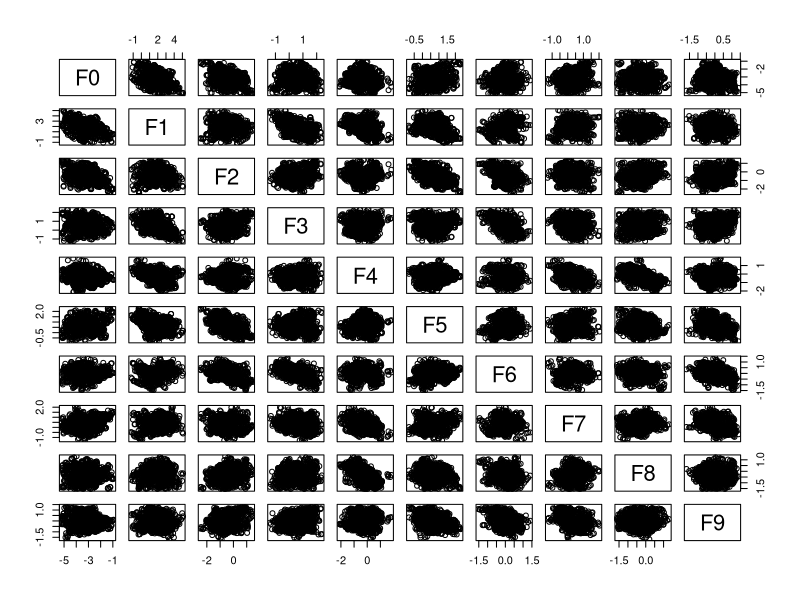
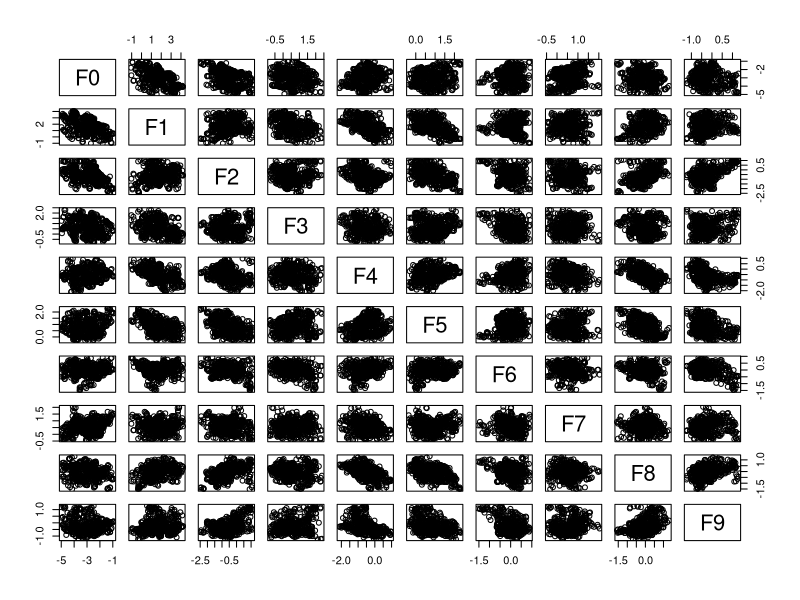
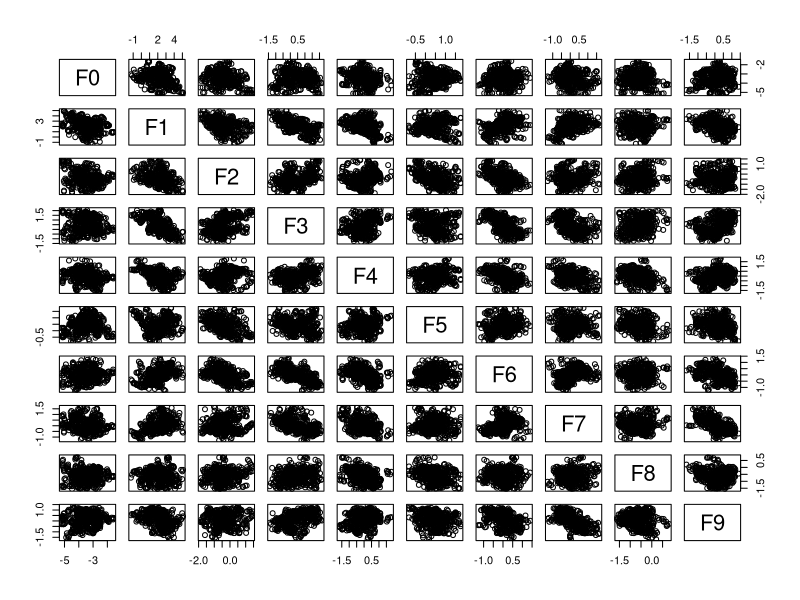
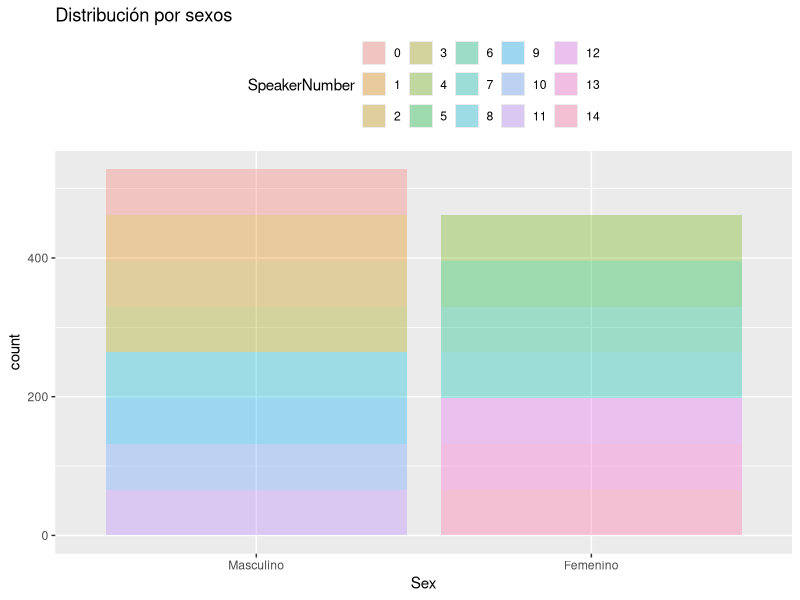
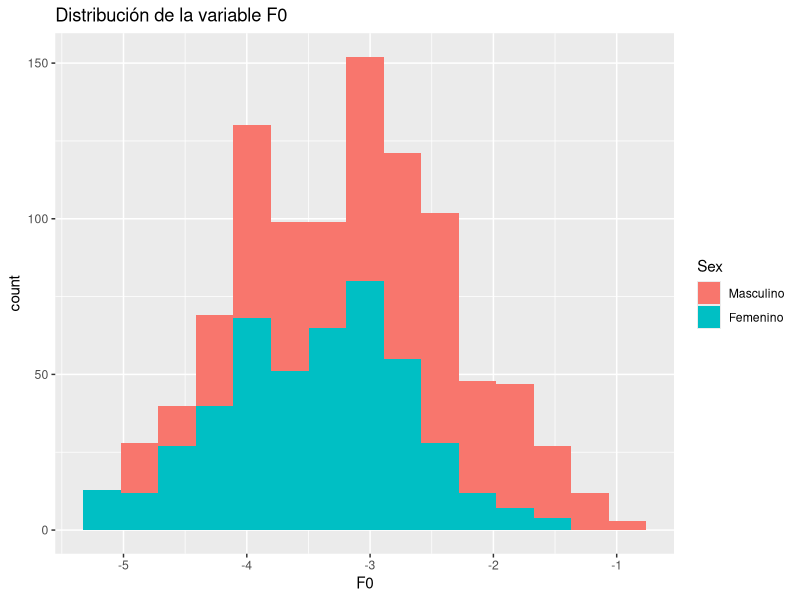
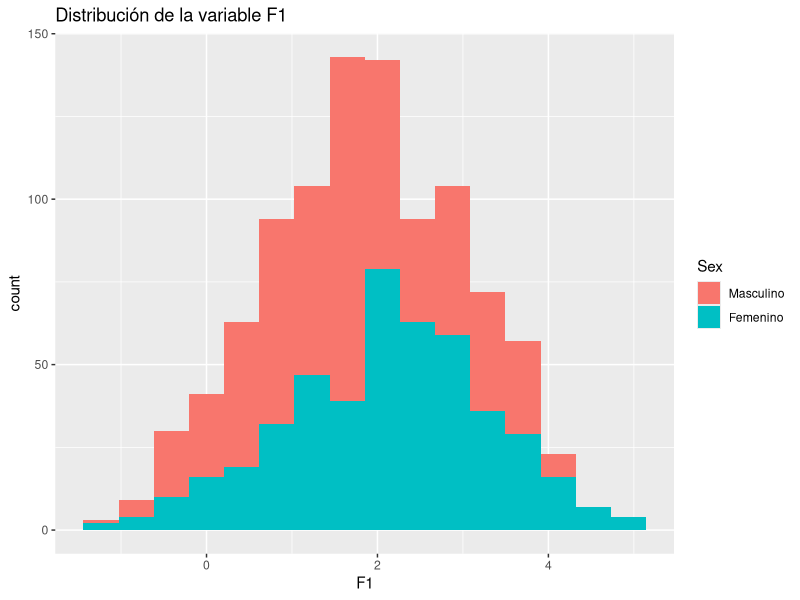
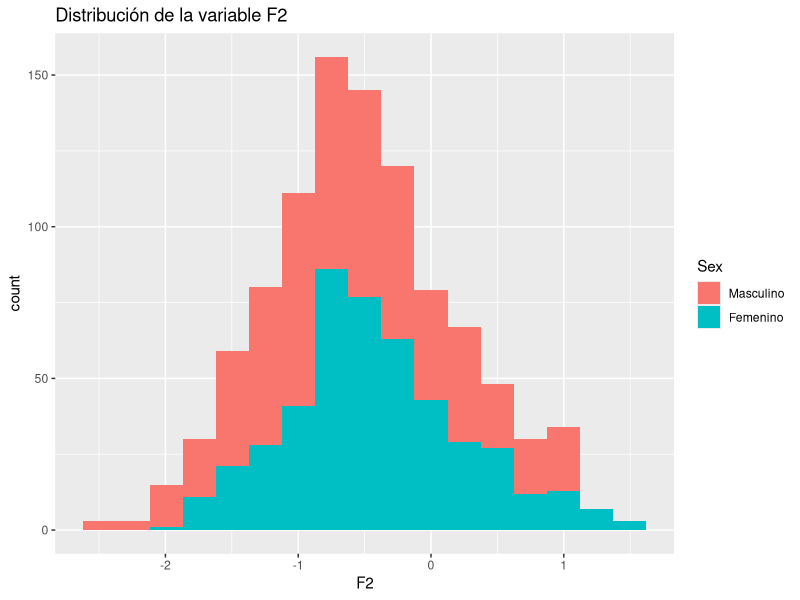
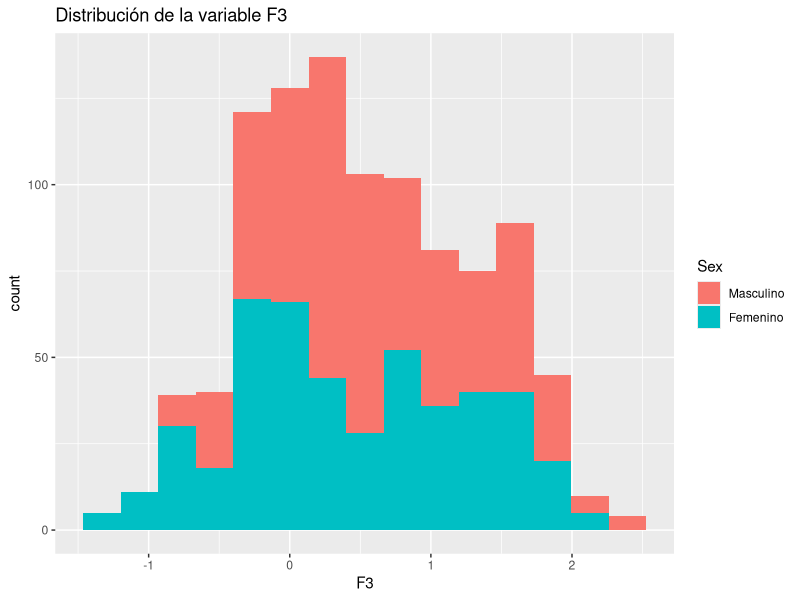

Here is the R script that generated these plots, in order:
###########################################################
# INTRODUCCIÓN A LA CIENCIA DE DATOS
# Autor: Luis Balderas Ruiz
# EDA+Clasificación
# Dataset: vowel
############################################################

# Cálculo de binwidth para un histograma
binwd = function(data){
  size = length(data)
  dt = sd(data)
  cr = size^(1/3)
  return(1/(cr)*dt*3.49)
}

# Lectura del fichero de datos para proceder al EDA
vowel = read.csv("./data/vowel/vowel.dat",header=FALSE, comment.char="@")
colnames(vowel) = c("TT","SpeakerNumber","Sex","F0","F1","F2","F3","F4","F5","F6","F7","F8","F9","Class")

# Estudiemos la estructura del conjunto
str(vowel)

# Borramos la variable TT porque no considero necesario dividir entre training y test para el EDA
vowel$TT = NULL

# Convierto SpeakerNumber y Sex a factores
vowel$Sex = factor(vowel$Sex, levels = c(0,1), labels = c("Masculino","Femenino"))
vowel$SpeakerNumber = factor(vowel$SpeakerNumber)

# Resumen estadístico de cada variable
summary(vowel)
sapply(vowel[,3:12],sd)

# Búsqueda visual de correlaciones entre las variables en el dataset completo m
plot(vowel[,3:12])

# Separación por sexos
library(tidyverse)
hombres = vowel %>% filter(vowel$Sex == "Masculino")
mujeres = vowel %>% filter(vowel$Sex == "Femenino")

# Búsqueda visual de correlaciones por sexos
plot(hombres[,3:12])
plot(mujeres[,3:12])

#################################################################333
# Distribución de las variables numéricas. Skewness
library(ggplot2)
library(e1071)
dist_sexo = ggplot(vowel,aes(x=Sex, fill=SpeakerNumber)) + geom_bar(alpha=1/3) +theme(legend.position = "top") + labs(title="Distribución por sexos")
dist_sexo

distf0 = ggplot(vowel,aes(x=F0, fill=Sex)) + geom_histogram(binwidth = binwd(vowel$F0)) + theme(legend.position = "right") + labs(title="Distribución de la variable F0")
distf0
# positiva
skewness(vowel$F0)

distf1 = ggplot(vowel,aes(x=F1, fill=Sex)) + geom_histogram(binwidth = binwd(vowel$F1)) + theme(legend.position = "right") + labs(title="Distribución de la variable F1")
distf1
#negativa
skewness(vowel$F1)

distf2 = ggplot(vowel,aes(x=F2, fill=Sex)) + geom_histogram(binwidth = binwd(vowel$F2)) + theme(legend.position = "right") + labs(title="Distribución de la variable F2")
distf2
# positiva
skewness(vowel$F2)

distf3 = ggplot(vowel,aes(x=F3, fill=Sex)) + geom_histogram(binwidth = binwd(vowel$F3)) + theme(legend.position = "right") + labs(title="Distribución de la variable F3")
distf3
# positiva
skewness(vowel$F3)

distf4 = ggplot(vowel,aes(x=F4, fill=Sex)) + geom_histogram(binwidth = binwd(vowel$F4)) + theme(legend.position = "right") + labs(title="Distribución de la variable F4")
distf4
# positiva
skewness(vowel$F4)

distf5 = ggplot(vowel,aes(x=F5, fill=Sex)) + geom_histogram(binwidth = binwd(vowel$F5)) + theme(legend.position = "right") + labs(title="Distribución de la variable F5")
distf5
# positiva
skewness(vowel$F5)

distf6 = ggplot(vowel,aes(x=F6, fill=Sex)) + geom_histogram(binwidth = binwd(vowel$F6)) + theme(legend.position = "right") + labs(title="Distribución de la variable F6")
distf6
# negativa
skewness(vowel$F6)

distf7 = ggplot(vowel,aes(x=F7, fill=Sex)) + geom_histogram(binwidth = binwd(vowel$F7)) + theme(legend.position = "right") + labs(title="Distribución de la variable F7")
distf7
# positiva
skewness(vowel$F7)

distf8 = ggplot(vowel,aes(x=F8, fill=Sex)) + geom_histogram(binwidth = binwd(vowel$F8)) + theme(legend.position = "right") + labs(title="Distribución de la variable F8")
distf8
# positiva
skewness(vowel$F8)

distf9 = ggplot(vowel,aes(x=F9, fill=Sex)) + geom_histogram(binwidth = binwd(vowel$F9)) + theme(legend.position = "right") + labs(title="Distribución de la variable F9")
distf9
# positiva
skewness(vowel$F9)
##############################################################################################

##############################################################################################
# BOXPLOTS

bps0 = ggplot(vowel, aes(x=Sex, y=F0, fill = SpeakerNumber)) + geom_boxplot(outlier.colour="red",outlier.shape=8,outlier.size=4)
bps0
bpsn0 = ggplot(vowel, aes(x = SpeakerNumber, y = F0, fill = Sex))+ geom_boxplot(outlier.colour="red",outlier.shape=8,outlier.size=4)
bpsn0

bps1 = ggplot(vowel, aes(x=Sex, y=F1, fill = SpeakerNumber)) + geom_boxplot(outlier.colour="red",outlier.shape=8,outlier.size=4)
bps1
bpsn1 = ggplot(vowel, aes(x = SpeakerNumber, y = F1, fill = Sex))+ geom_boxplot(outlier.colour="red",outlier.shape=8,outlier.size=4)
bpsn1

bps2 = ggplot(vowel, aes(x=Sex, y=F2, fill = SpeakerNumber)) + geom_boxplot(outlier.colour="red",outlier.shape=8,outlier.size=4)
bps2
bpsn2 = ggplot(vowel, aes(x = SpeakerNumber, y = F2, fill = Sex))+ geom_boxplot(outlier.colour="red",outlier.shape=8,outlier.size=4)
bpsn2

bps3 = ggplot(vowel, aes(x=Sex, y=F3, fill = SpeakerNumber)) + geom_boxplot(outlier.colour="red",outlier.shape=8,outlier.size=4)
bps3
bpsn3 = ggplot(vowel, aes(x = SpeakerNumber, y = F3, fill = Sex))+ geom_boxplot(outlier.colour="red",outlier.shape=8,outlier.size=4)
bpsn3

bps4 = ggplot(vowel, aes(x=Sex, y=F4, fill = SpeakerNumber)) + geom_boxplot(outlier.colour="red",outlier.shape=8,outlier.size=4)
bps4
bpsn4 = ggplot(vowel, aes(x = SpeakerNumber, y = F4, fill = Sex))+ geom_boxplot(outlier.colour="red",outlier.shape=8,outlier.size=4)
bpsn4

bps5 = ggplot(vowel, aes(x=Sex, y=F5, fill = SpeakerNumber)) + geom_boxplot(outlier.colour="red",outlier.shape=8,outlier.size=4)
bps5
bpsn5 = ggplot(vowel, aes(x = SpeakerNumber, y = F5, fill = Sex))+ geom_boxplot(outlier.colour="red",outlier.shape=8,outlier.size=4)
bpsn5

bps6 = ggplot(vowel, aes(x=Sex, y=F6, fill = SpeakerNumber)) + geom_boxplot(outlier.colour="red",outlier.shape=8,outlier.size=4)
bps6
bpsn6 = ggplot(vowel, aes(x = SpeakerNumber, y = F6, fill = Sex))+ geom_boxplot(outlier.colour="red",outlier.shape=8,outlier.size=4)
bpsn6

bps7 = ggplot(vowel, aes(x=Sex, y=F7, fill = SpeakerNumber)) + geom_boxplot(outlier.colour="red",outlier.shape=8,outlier.size=4)
bps7
bpsn7 = ggplot(vowel, aes(x = SpeakerNumber, y = F7, fill = Sex))+ geom_boxplot(outlier.colour="red",outlier.shape=8,outlier.size=4)
bpsn7

bps8 = ggplot(vowel, aes(x=Sex, y=F8, fill = SpeakerNumber)) + geom_boxplot(outlier.colour="red",outlier.shape=8,outlier.size=4)
bps8
bpsn8= ggplot(vowel, aes(x = SpeakerNumber, y = F8, fill = Sex))+ geom_boxplot(outlier.colour="red",outlier.shape=8,outlier.size=4)
bpsn8

bps9 = ggplot(vowel, aes(x=Sex, y=F9, fill = SpeakerNumber)) + geom_boxplot(outlier.colour="red",outlier.shape=8,outlier.size=4)
bps9
bpsn9 = ggplot(vowel, aes(x = SpeakerNumber, y = F9, fill = Sex))+ geom_boxplot(outlier.colour="red",outlier.shape=8,outlier.size=4)
bpsn9

##############################################################################################

################################################################333
# Medida de la "normalidad" de las variables numéricas
# Test de Shapiro-Wilks

# Variable F0. El bajo p-valor (9.807e-5) nos hace rechazar la hipótesis de normalidad
shapiro.test(vowel$F0)

# Variable F1. pvalue (0.0312) rechaza normalidad
shapiro.test(vowel$F1)

# Variable F2. El bajo p-valor (4.245e-5) nos hace rechazar la hipótesis de normalidad
shapiro.test(vowel$F2)

# Variable F3. El bajo p-valor (4.324e-9) nos hace rechazar la hipótesis de normalidad
shapiro.test(vowel$F3)
library(car)
qqPlot(vowel$F3)
qqnorm(vowel$F3, pch = 1, frame = FALSE)
qqline(vowel$F3, col = "steelblue", lwd = 2)

# Variable F4. p-valor (0.07073) mayor que 0.05, por lo que podemos admitir la hipótesis de normalidad
shapiro.test(vowel$F4)
qqPlot(vowel$F4)
qqnorm(vowel$F4, pch = 1, frame = FALSE)
qqline(vowel$F4, col = "steelblue", lwd = 2)

# Variable F5. El bajo p-valor (5.435e-08) nos hace rechazar la hipótesis de normalidad
shapiro.test(vowel$F5)

# Variable F6. pvalue (0.0225)<0.05, rechazamos hipótesis de normalidad
shapiro.test(vowel$F6)

# Variable F7. pvalue (0.0005086)<0.05, rechazamos hipótesis de normalidad
shapiro.test(vowel$F7)

# Variable F8. pvalue (0.001437)<0.05, rechazamos hipótesis de normalidad
shapiro.test(vowel$F8)

# Variable F9. pvalue (2.208e-12)<0.05, rechazamos hipótesis de normalidad
shapiro.test(vowel$F9)

## Por sexos

# Hombres

# pvalue (6.965e-05) < 0.05. Rechazo hipótesis de normalidad
shapiro.test(hombres$F0)
# pvalue (0.0002435) < 0.05. Rechazo hipótesis de normalidad
shapiro.test(hombres$F1)
# pvalue (0.0003589) < 0.05. Rechazo hipótesis de normalidad
shapiro.test(hombres$F2)
# pvalue (1.919e-07) < 0.05. Rechazo hipótesis de normalidad
shapiro.test(hombres$F3)
# pvalue (0.07804) > 0.05. Acepto hipótesis de normalidad
shapiro.test(hombres$F4)
# pvalue (7.718e-09) < 0.05. Rechazo hipótesis de normalidad
shapiro.test(hombres$F5)
# pvalue (3.306e-07) < 0.05. Rechazo hipótesis de normalidad
shapiro.test(hombres$F6)
# pvalue (0.009972) < 0.05. Rechazo hipótesis de normalidad
shapiro.test(hombres$F7)
# pvalue (0.00119) < 0.05. Rechazo hipótesis de normalidad
shapiro.test(hombres$F8)
# pvalue (1.466e-15) < 0.05. Rechazo hipótesis de normalidad
shapiro.test(hombres$F9)

# Mujeres
# pvalue (0.005136) < 0.05. Rechazo hipótesis de normalidad
shapiro.test(mujeres$F0)
# pvalue (0.02526) < 0.05. Rechazo hipótesis de normalidad
shapiro.test(mujeres$F1)
# pvalue (1.284e-05) < 0.05. Rechazo hipótesis de normalidad
shapiro.test(mujeres$F2)
# pvalue (3.099e-07) < 0.05. Rechazo hipótesis de normalidad
shapiro.test(mujeres$F3)
# pvalue (0.1163) > 0.05. Acepto hipótesis de normalidad
shapiro.test(mujeres$F4)
qqPlot(mujeres$F4)
# pvalue (0.04365) < 0.05. Rechazo hipótesis de normalidad
shapiro.test(mujeres$F5)
# pvalue (0.09697) > 0.05. Acepto hipótesis de normalidad
shapiro.test(mujeres$F6)
# pvalue (8.115e-07) < 0.05. Rechazo hipótesis de normalidad
shapiro.test(mujeres$F7)
# pvalue (0.003301) < 0.05. Rechazo hipótesis de normalidad
shapiro.test(mujeres$F8)
# pvalue (9.116e-08) < 0.05. Rechazo hipótesis de normalidad
shapiro.test(mujeres$F9)
qqPlot(mujeres$F9)
##################################################################

##################################################################
# ANOVA. Kruskal–Wallis Test

##################################################################